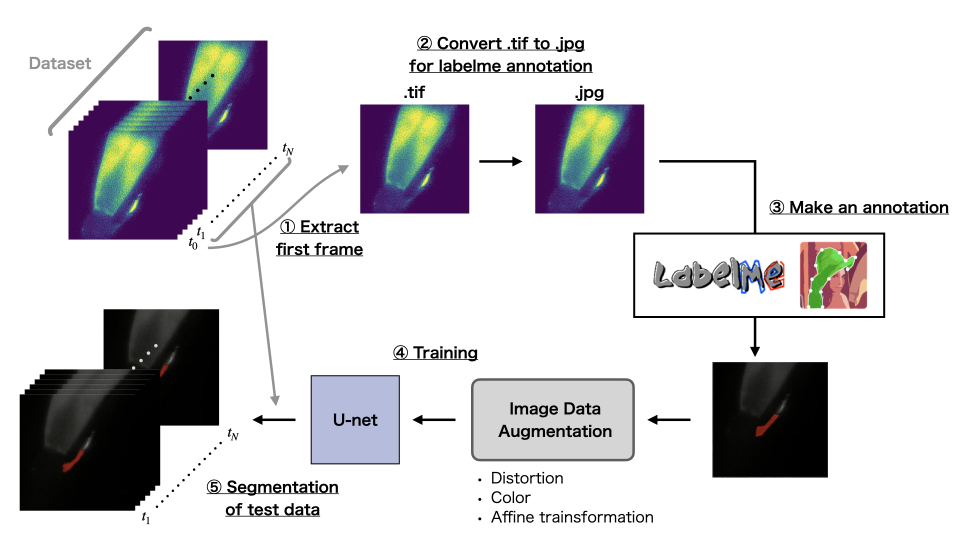
#> input picture Overview_1.jpeg, 1920 x 1080 px (shown at 1/2 size)
$ python -i data.py   (imports and definitions only)   (older library calls are emulated)
#> lines starting #> are read from the running program, lines starting #| are printed output that depends on the picture
import os
import cv2
import labelme
import json
import tifffile
import numpy as np
import matplotlib.pyplot as plt
from PIL import Image,ImageEnhance


# [137 lines left out: functions crop_image, save_imgs, get_image_name, to_uint8, get_image_data, get_labelme_mask, not called in this run]


def image_preprocess(img, kind="GC"):
    """ Preprocess image.

    Args:
        img (arr): image array.
        kind (str, optional): "GC" or "pa" classes. Defaults to "GC".

    Returns:
        img: preprocessed image.
    """

    assert (kind=="GC") or (kind=="pa"), "wrong kind"

    # degree of emphasis
    if kind=="GC": # Left
        factor_color = 1
        factor_brightness = 1
        factor_contrast = 2
        factor_sharpness = 2

    elif kind=="pa": # Right
        factor_color = 1
        factor_brightness = 2
        factor_contrast = 3
        factor_sharpness = 4

    img = Image.fromarray(np.uint8(img))

    # Chroma
    enhancer = ImageEnhance.Color(img)
    img = enhancer.enhance(factor_color)

    # Brightness
    enhancer = ImageEnhance.Brightness(img)
    img = enhancer.enhance(factor_brightness)

    # Contrast
    enhancer = ImageEnhance.Contrast(img)
    img = enhancer.enhance(factor_contrast)

    # Sharpness
    enhancer = ImageEnhance.Sharpness(img)
    img = enhancer.enhance(factor_sharpness)

    return np.array(img)

>>> import cv2
>>> picture = cv2.imread('Overview_1.jpeg')
#> picture is the input picture: shape (1080, 1920, 3); mean B, G, R 209.6, 206.2, 208.2
>>> result = image_preprocess(picture)
#> in image_preprocess, `img = enhancer.enhance(factor_contrast)`:
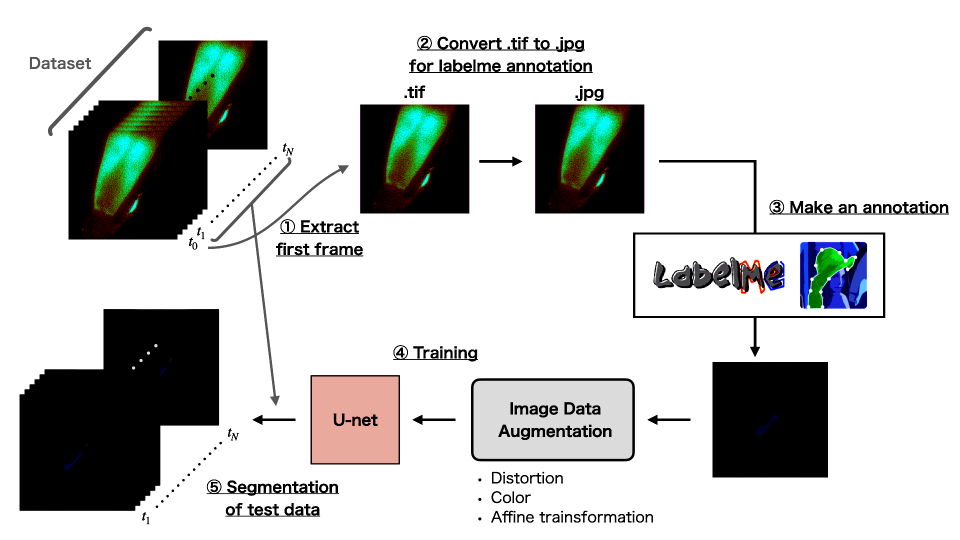
#> img: PIL image 1920x1080 RGB (shown at 1/2 size); mean R, G, B 198.9, 201.2, 199.4

$ run again, on Overview_2.jpeg
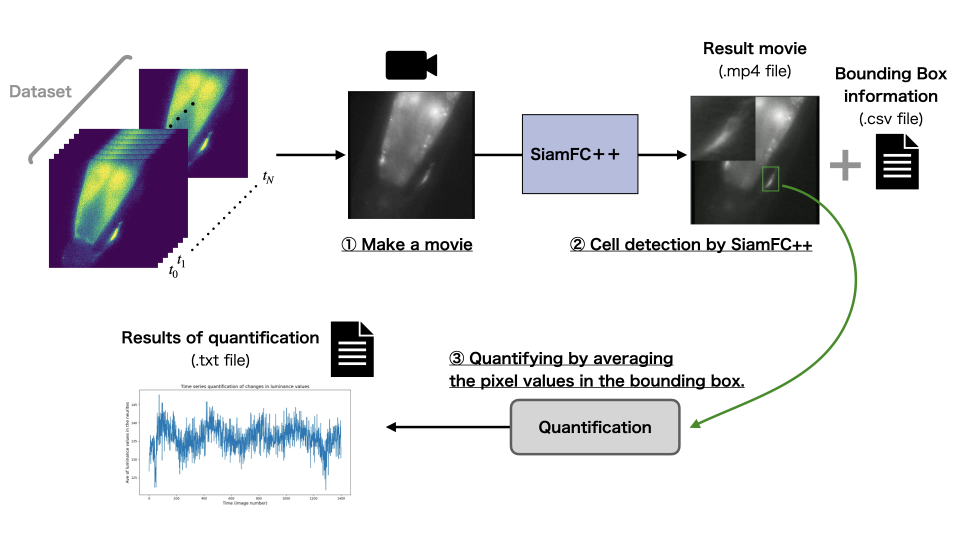
#> input picture Overview_2.jpeg, 1920 x 1080 px (shown at 1/2 size)
#> picture is the input picture: shape (1080, 1920, 3); mean B, G, R 223.6, 221, 221.1
#> in image_preprocess, `img = enhancer.enhance(factor_contrast)`:
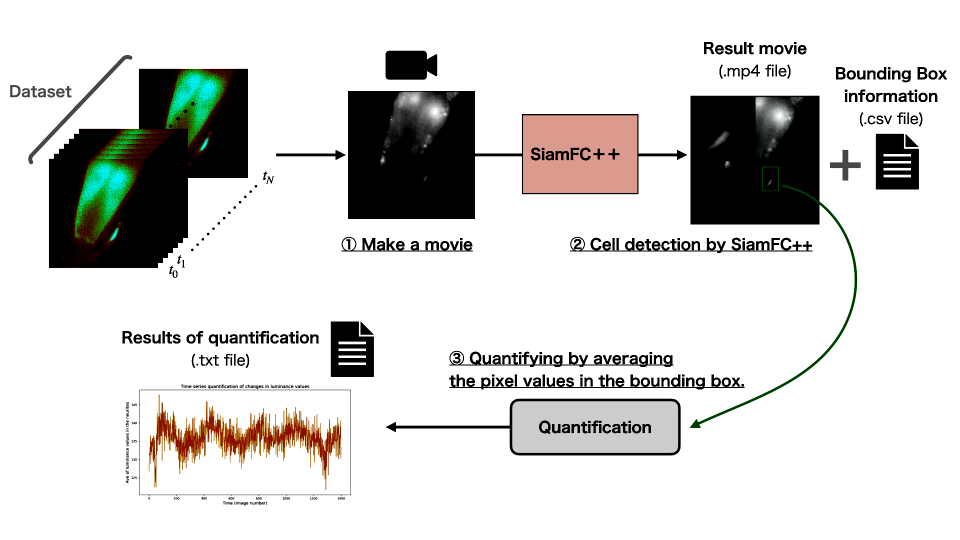
#> img: PIL image 1920x1080 RGB (shown at 1/2 size); mean R, G, B 214.2, 213.9, 211.9
